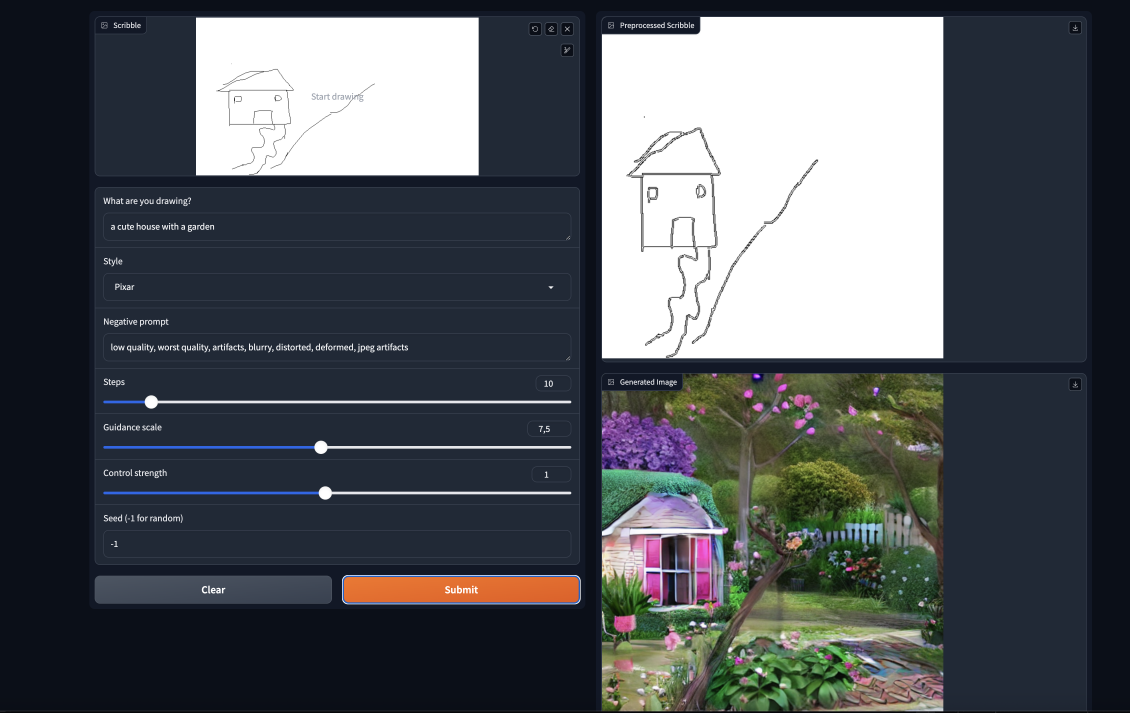
#> input picture examples/example1.png, 3388 x 2138 px (shown at 1/3 size)
$ python -i image_ops.py   (imports and definitions only)
#> lines starting #> are read from the running program, lines starting #| are printed output that depends on the picture; after the words box and inside, x2 and y2 are one past the last pixel; in counts of white or black regions, pixels touching at a corner belong together
from __future__ import annotations

from typing import Any

import cv2
import numpy as np
from PIL import Image


def ensure_rgb(img: Image.Image) -> Image.Image:
    if img.mode != "RGB":
        return img.convert("RGB")
    return img


def to_pil_image(data: Image.Image | np.ndarray | dict | Any) -> Image.Image:
    """Convert common Gradio Sketchpad outputs to PIL.Image.

    Handles:
    - PIL.Image.Image as-is
    - numpy arrays (H, W, 3) uint8
    - dict with key 'composite' (numpy array) or 'image'
    """
    if isinstance(data, Image.Image):
        return ensure_rgb(data)
    if isinstance(data, np.ndarray):
        if data.ndim == 2:
            data = np.stack([data] * 3, axis=-1)
        return Image.fromarray(data.astype(np.uint8), mode="RGB")
    if isinstance(data, dict):
        # Gradio may return {'composite': np.ndarray, ...}
        if "composite" in data and isinstance(data["composite"], np.ndarray):
            return to_pil_image(data["composite"])
        if "image" in data and isinstance(data["image"], np.ndarray | Image.Image):
            return to_pil_image(data["image"])
    # Fallback: try to construct via PIL
    return ensure_rgb(Image.fromarray(np.array(data)))


def resize_to_square(img: Image.Image, size: int = 512) -> Image.Image:
#> called with size = 512
    return ensure_rgb(img).resize((size, size), Image.BICUBIC)
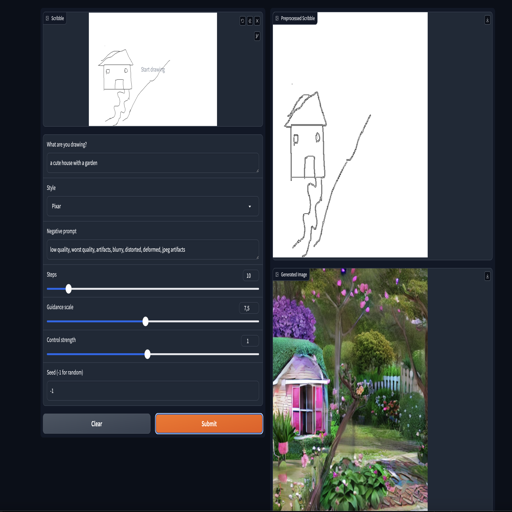
#> returned value: PIL image 512x512 RGB; mean R, G, B 83.4, 87.7, 92.6


def scribble_preprocess(img: Image.Image | np.ndarray | dict | Any, size: int = 512) -> Image.Image:
    """Convert an input sketch into ControlNet-friendly scribble.

    Produces a white background with black line art at the target size.
    """
    pil_img = to_pil_image(img)
    img_resized = resize_to_square(pil_img, size)
    np_img = np.array(img_resized)
    gray = cv2.cvtColor(np_img, cv2.COLOR_RGB2GRAY)
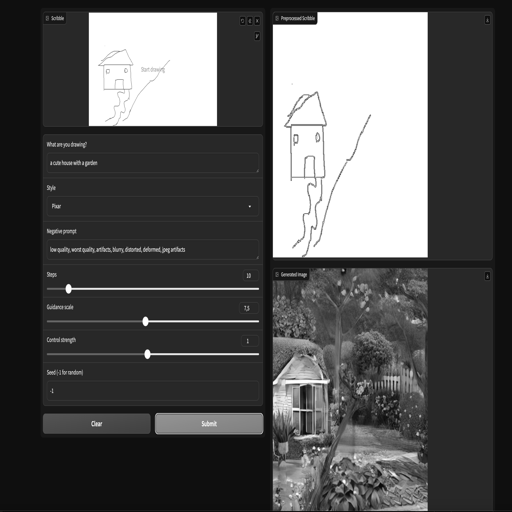
#> gray: shape (512, 512); min 2, max 255, mean 87
    # Edge detection
    edges = cv2.Canny(gray, 100, 200)
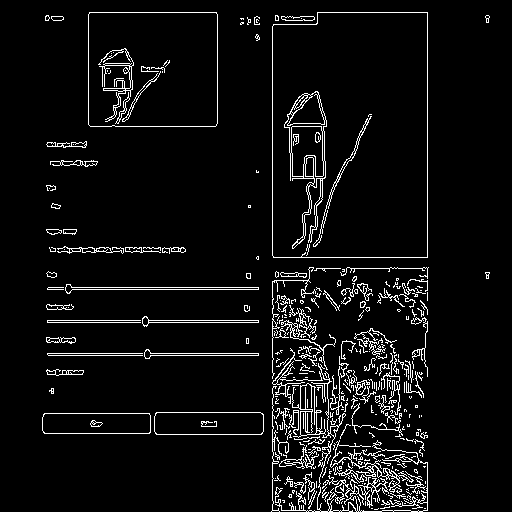
#> edges: shape (512, 512); 5.7% white in thin lines or dots, all inside (x1, y1, x2, y2) = (42, 12, 490, 512)
    # Invert edges so lines are black (0) on white (255)
    edges_uint8 = edges.astype(np.uint8)
    scribble = 255 - edges_uint8
    scribble_rgb = cv2.cvtColor(scribble, cv2.COLOR_GRAY2RGB)
    return Image.fromarray(scribble_rgb)

>>> import cv2
>>> picture = cv2.cvtColor(cv2.imread('../../../examples/example1.png'), cv2.COLOR_BGR2RGB)
>>> result = scribble_preprocess(picture)
